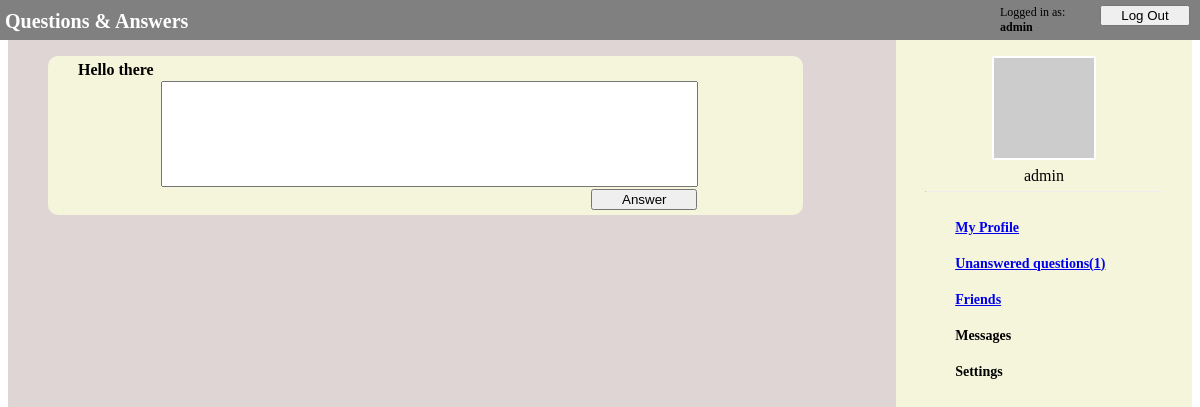
/ask/unanswered (signed in), run on an earlier commit of the app's database.
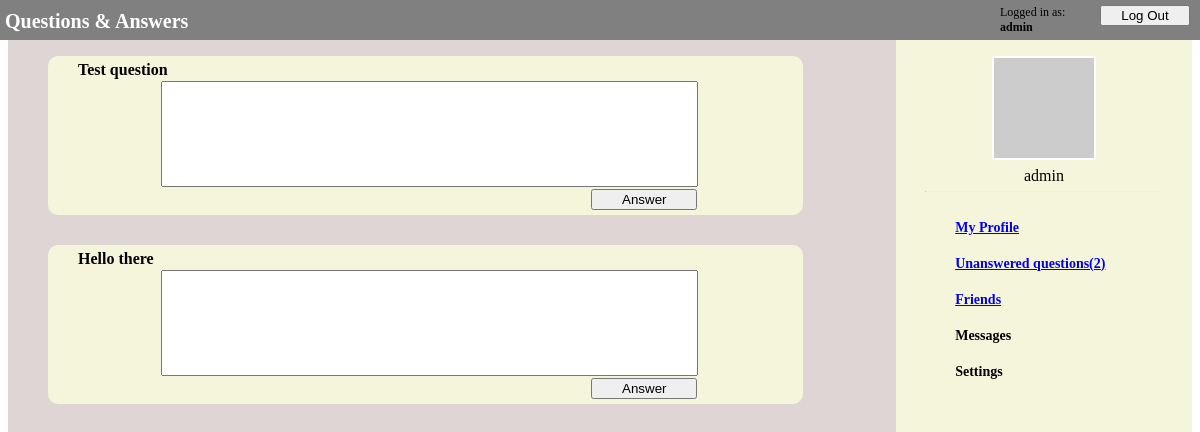
And on a later commit of the database.
### ask/models.py (models this page shows)
class QuestionModel(models.Model):
    owner = models.ForeignKey(
        UserModel, on_delete=models.CASCADE, related_name="questions_owner")
    asked_by = models.ForeignKey(
        UserModel, on_delete=models.PROTECT, related_name="questions_asked")
    content = models.CharField(max_length=1000)
    date = models.DateTimeField(auto_now_add=True)
    answer = models.OneToOneField(
        AnswerModel, null=True, on_delete=models.CASCADE)

### ask/views.py (the view, shortened to what this page needs)
# urls.py: path('unanswered', views.UnansweredView.as_view(), name='unanswered'),
class UnansweredView(FormView, QuestionsMixIn):
    form_class = AnswerForm
    def get(self, request):
        try:
            user = UserModel.objects.filter(
                pk=request.session['_auth_user_id'])[0]
        except KeyError:
            return HttpResponseRedirect(reverse('ask:login'))
        context = self.get_context(user)
        return render(request, 'ask/unanswered.html', context=context)
    @QuestionsMixIn.add_num_unanswered_to_context
    def get_context(self, user):
        unanswered_questions = self.unanswered_questions(user)
        unanswered_questions = unanswered_questions.order_by('date')[::-1]
        context = {'unanswered_questions': unanswered_questions}
        return context

### ask/views.py (called while the page is built)
    @staticmethod
    def add_num_unanswered_to_context(func, *args, **kwargs):
        def context_with_unanswered(self, *args, **kwargs):
            context = func(self, *args, **kwargs)
            user_id = args[0]
            context["num_unanswered"] = self.get_num_unanswered(user_id)
            return context
        return context_with_unanswered

    def get_num_unanswered(self, user_id):
        if type(user_id) == int:
            user = UserModel.objects.get(pk=user_id)
        elif type(user_id) == str:
            user = UserModel.objects.get(pk=user_id)
        else:
            user = user_id
        unanswered_questions = self.unanswered_questions(user)
        return len(unanswered_questions)

    def unanswered_questions(self, user):
        unanswered_questions = QuestionModel.objects.filter(
            owner=user).filter(answer=None)
        return unanswered_questions

### ask/templates/ask/unanswered.html (shortened to what this page needs)
{% extends "ask/navigation_bar.html" %}
{% load static %}
{%block styles %}
<link rel="stylesheet" type="text/css" href="{% static 'ask/navigation_bar.css' %}">
<link rel="stylesheet" type="text/css" href="{% static 'ask/questions.css' %}">
<link rel="stylesheet" type="text/css" href="{% static 'ask/unanswered.css' %}">
{% endblock styles %}
{% block content %}
<div class="questions">
    {% if unanswered_questions %}
    {% for question in unanswered_questions %}
    <div class="question_block">
        <p class="question">{{ question.content }}</p>
        <form method="POST" action="{% url 'ask:unanswered' %}">
            <input type="text" class="answer_textbox" name="answer_content" required>
            <input type="submit" class="answer_submit" value="Answer">
        </form>
    </div>
    {% endfor %}
    {% else %}
    <div class="question_block">
        <p class="no_unanswered">No unanswered questions</p>
    </div>
    {% endif %}
</div>
{% endblock content %}

### ask/templates/ask/navigation_bar.html (shortened to what this page needs)
{% extends "ask/login_bar.html" %}
{% load static %}
{% block nav %}
<nav>
    <div class="nav_avatar_position">
        <img src="https://via.placeholder.com/100" class="nav_avatar">
        <p class="nav_username">{{request.session.username}}</p>
        <hr class="nav_line">
    </div>
    <a href="{% url 'ask:profile' %}">My Profile</a>
    {% if num_unanswered > 0 %}
    <a href="{% url 'ask:unanswered' %}">Unanswered questions({{num_unanswered}})</a>
    {% else %}
    <a href="{% url 'ask:unanswered' %}">Unanswered questions</a>
    {% endif %}
    <a href="{% url 'ask:friends' %}">Friends</a>
    <a>Messages</a>
    <a>Settings</a>
</nav>
{% endblock nav %}

What changed in the data, as far as the page shows it:
added QuestionModel: content "Test question"
Also different on the page:
{{ num_unanswered }}: "1" → "2"
